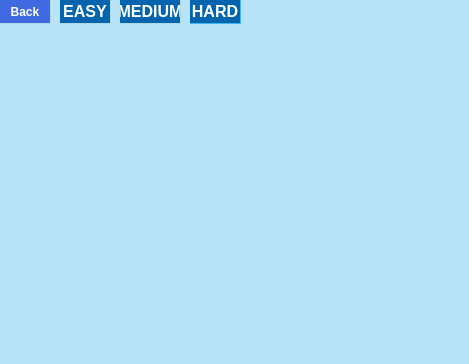
<?xml version="1.0" encoding="UTF-8"?>
<ui version="4.0">
 <class>sec_window</class>
 <widget class="QDialog" name="sec_window">
  <property name="geometry">
   <rect>
    <x>0</x>
    <y>0</y>
    <width>469</width>
    <height>364</height>
   </rect>
  </property>
  <property name="windowTitle">
   <string>Dialog</string>
  </property>
  <property name="styleSheet">
   <string notr="true">QDialog{ 
background-color: 	#b9e3f7 ;
color: #007dff;
border-radius: 15px;
}</string>
  </property>
  <widget class="QPushButton" name="Button_Back">
   <property name="geometry">
    <rect>
     <x>0</x>
     <y>0</y>
     <width>51</width>
     <height>24</height>
    </rect>
   </property>
   <property name="font">
    <font>
     <family>Arial</family>
     <bold>true</bold>
    </font>
   </property>
   <property name="styleSheet">
    <string notr="true">QPushButton{ 
border-radius: 15px;
border-right: 1px solid #ADD8E6;
border-bottom: 1px solid #ADD8E6;
}
QPushButton:enabled{
background-color: #4169e1;
color: white;
}
QPushButton:pressed{
background-color: #000080;
color: white;
}
QPushButton:hover:!pressed{
background-color: #4169e1;
color: white;
}
QPushButton:disabled{
background-color: #87CEEB;
color: #000000;
}


</string>
   </property>
   <property name="text">
    <string>Back</string>
   </property>
  </widget>
  <widget class="QPushButton" name="Button_Hard">
   <property name="geometry">
    <rect>
     <x>190</x>
     <y>0</y>
     <width>51</width>
     <height>24</height>
    </rect>
   </property>
   <property name="font">
    <font>
     <family>Arial</family>
     <pointsize>12</pointsize>
     <bold>true</bold>
    </font>
   </property>
   <property name="styleSheet">
    <string notr="true">QPushButton{ 
border-radius: 15px;
border-right: 1px solid #3fb8f1;
border-bottom: 1px solid #3fb8f1;
}
QPushButton:enabled{
background-color: #0465ae;
color: white;
}
QPushButton:pressed{
background-color: #000080;
color: white;
}
QPushButton:hover:!pressed{
background-color:#0465ae;
color: white;
}
QPushButton:disabled{
background-color: #87CEEB;
color: #000000;
}


</string>
   </property>
   <property name="text">
    <string>HARD</string>
   </property>
  </widget>
  <widget class="QPushButton" name="Button_Easy">
   <property name="geometry">
    <rect>
     <x>60</x>
     <y>0</y>
     <width>51</width>
     <height>24</height>
    </rect>
   </property>
   <property name="font">
    <font>
     <family>Arial</family>
     <pointsize>12</pointsize>
     <bold>true</bold>
    </font>
   </property>
   <property name="styleSheet">
    <string notr="true">QPushButton{ 
border-radius: 15px;
border-right: 1px solid #ADD8E6;
border-bottom: 1px solid #ADD8E6;
}
QPushButton:enabled{
background-color: #0465ae ;
color: white;
}
QPushButton:pressed{
background-color: #000080;
color: white;
}
QPushButton:hover:!pressed{
background-color: #0465ae ;
color: white;
}
QPushButton:disabled{
background-color: #87CEEB;
color: #000000;
}


</string>
   </property>
   <property name="text">
    <string>EASY</string>
   </property>
  </widget>
  <widget class="QPushButton" name="Button_Medium">
   <property name="geometry">
    <rect>
     <x>120</x>
     <y>0</y>
     <width>61</width>
     <height>24</height>
    </rect>
   </property>
   <property name="font">
    <font>
     <family>Arial</family>
     <pointsize>12</pointsize>
     <bold>true</bold>
    </font>
   </property>
   <property name="styleSheet">
    <string notr="true">QPushButton{ 
border-radius: 15px;
border-right: 1px solid #ADD8E6;
border-bottom: 1px solid #ADD8E6;
}
QPushButton:enabled{
background-color: #0465ae;
color: white;
}
QPushButton:pressed{
background-color: #000080;
color: white;
}
QPushButton:hover:!pressed{
background-color: #0465ae;
color: white;
}
QPushButton:disabled{
background-color: #87CEEB;
color: #000000;
}


</string>
   </property>
   <property name="text">
    <string>MEDIUM</string>
   </property>
  </widget>
 </widget>
 <resources/>
 <connections/>
</ui>
